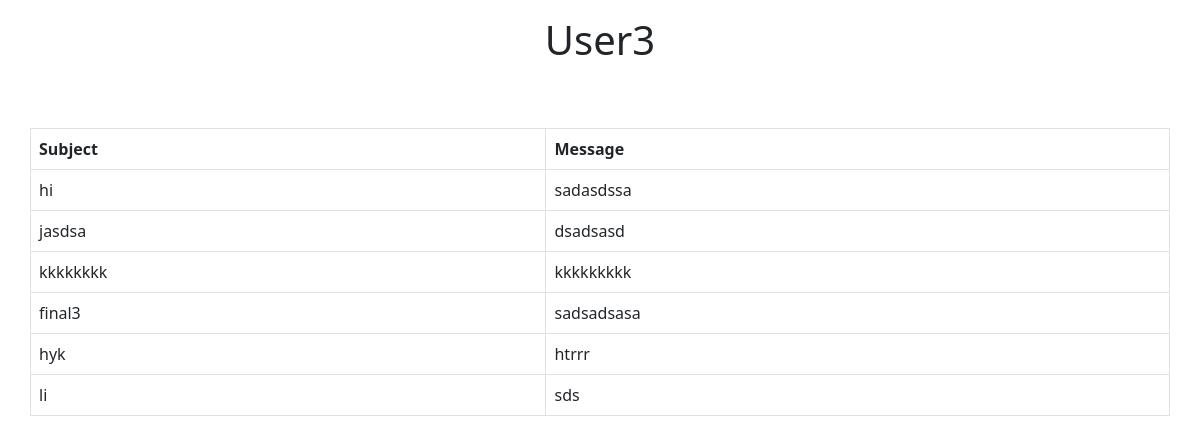
Screenshot of /user3/ with the database file from the repository.
### app/models.py (models this page shows, shortened)
class Sender(models.Model):
    to = models.CharField(max_length=30,default=5)
    sub = models.CharField(max_length=50)
    msg = models.TextField()

### app/views.py (the view)
# urls.py: path('user3/',views.user3,name='user3'),
def user3(request):
    sender = Sender.objects.all()
    return render(request,'user3.html',{'sender':sender})

### app/templates/user3.html (shortened to what this page needs)
{% extends 'basic.html' %}
{% block content %} User3 {% endblock %}
{% block tbody %}
{% for s in sender  %}
{% ifequal s.to "3" %}
<tr>
<td>{{s.sub}}</td>
<td>{{s.msg}}</td>
</tr>
{% endifequal %}
{% endfor %}
{% endblock %}

### rows the page displays
Sender: sub "hi", msg "sadasdssa"
Sender: sub "jasdsa", msg "dsadsasd"
Sender: sub "kkkkkkkk", msg "kkkkkkkkk"
Sender: sub "final3", msg "sadsadsasa"
Sender: sub "hyk", msg "htrrr"
Sender: sub "li", msg "sds"
